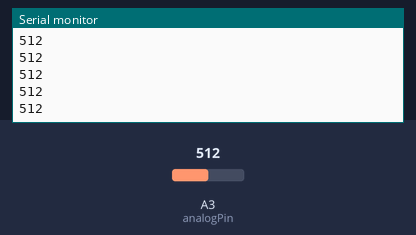
A sketch run on a simulated Arduino Uno, built with avr-gcc and run on an emulated ATmega328P. Parts: the last lines printed to the serial monitor. Inputs (shaded band) come from the test bench; at power-on: A3 (analogPin) = 512.

Above: at 1.2 s.
1.3 s: A3 (analogPin) set to 716
At 2.4 s:
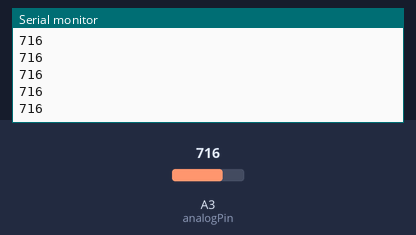
2.8 s: A3 (analogPin) set to 900
At 3.9 s:
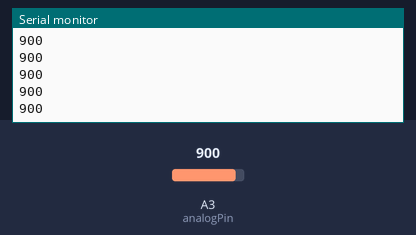
Timing chart, 0 to 5.8 s (numbered marks = the images above; inputs shaded):
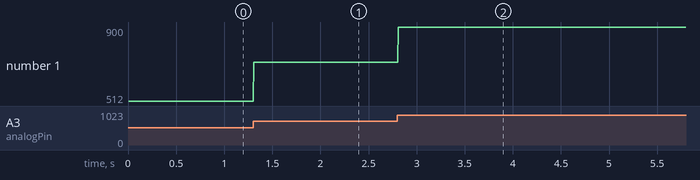

The sketch:

zannahAnemometer.ino
```cpp
int analogPin = 3;     // potentiometer wiper (middle terminal) connected to analog pin 3

                       // outside leads to ground and +5V

int val = 0;           // variable to store the value read


void setup()

{

  Serial.begin(9600);          //  setup serial

}


void loop()

{

  val = analogRead(analogPin);    // read the input pin
  delay(5);
  Serial.println(val);             // debug value

}
```

Measured:
- after the input at 1.3 s, the serial monitor: prints a new line at once (image 1)
- after the input at 2.8 s, the serial monitor: prints a new line at once (image 2)
- plotted number 1: 512 → 716 after the input at 1.3 s, 716 → 900 after the input at 2.8 s
